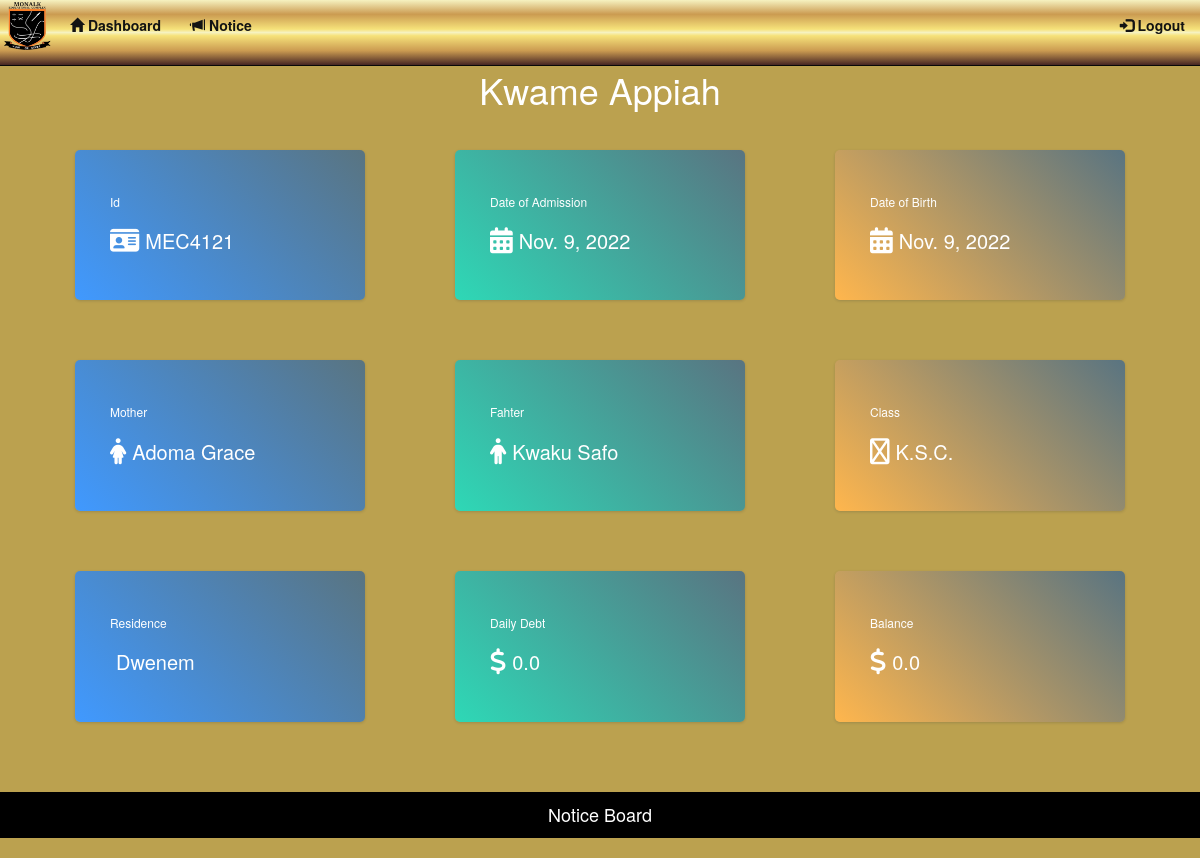
Before: /student/student-homepage/ (signed in) with the older database file.
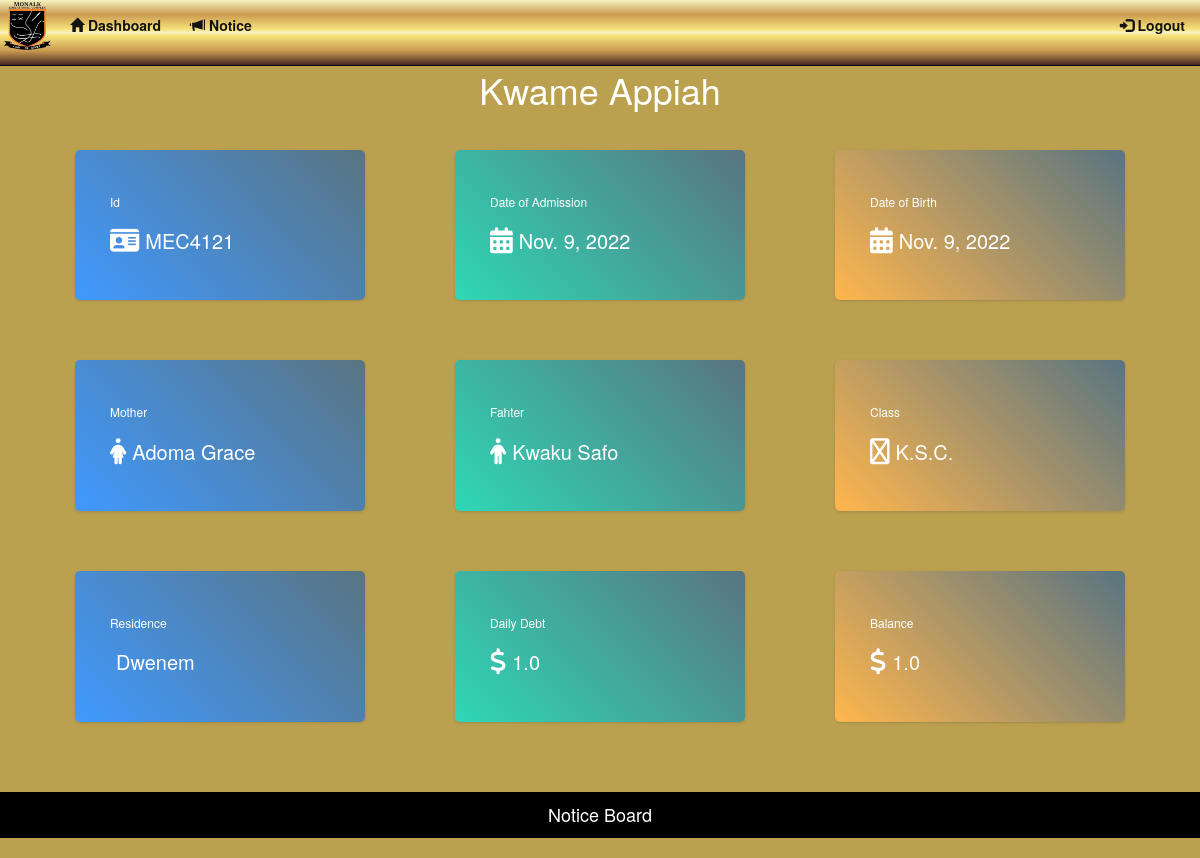
After: the same page with the newer database file.
### students_app/models.py (models this page shows, shortened)
class StudentInfo(models.Model):
    class Meta:
        verbose_name_plural = 'Student Info'
    roll = models.CharField(max_length=10)
    date_of_admission = models.DateField(null=True, blank=True)
    user = models.OneToOneField(User, on_delete=models.CASCADE)
    date_of_birth = models.DateField(null=True, blank=True)
    gender = models.CharField(max_length=45, null=True, choices=GENDER)
    mother = models.CharField(max_length=45, null=True, blank=True)
    father = models.CharField(max_length=45, null=True, blank=True)
    mobile = models.CharField(max_length=40, null=True, blank=True)
    cl = models.CharField(max_length=10, choices=CLASSES, null=True)
    residence = models.CharField(max_length=45, null=True, choices=COMING_FROM)
    fee = models.FloatField(null=True, default=210)
    foodfee = models.FloatField(null=True, blank=True)
    carfee = models.FloatField(null=True, blank=True)
    status = models.BooleanField(default=False)
    checkifpaiddaily = models.BooleanField(default=False)
    checkifpaidterm = models.BooleanField(default=False)
    daily_debt = models.FloatField(null=True, blank=True, default=0)
    daily_balance = models.FloatField(null=True, blank=True, default=0)
    termly_debt = models.FloatField(null=True, blank=True, default=210)
    payment_category = models.CharField(
        max_length=40, choices=PAYMENT_CATEGORY, null=True)
    form_of_transportation = models.CharField(
        max_length=40, choices=FORM_OF_TRANSPORTATION, null=True)
    payment_method = models.CharField(
        max_length=40, choices=PAYMENT_METHOD, null=True)
    troll = models.BooleanField(default=False)
    soap = models.BooleanField(default=False)
    broom = models.BooleanField(default=False)
    passport = models.ImageField(
        blank=True, null=True, upload_to="static/images/passports/")
    @property
    def get_name(self):
        return self.user.first_name+" "+self.user.last_name

### students_app/views.py (the view)
# urls.py: path('student/student-homepage/', student_homepage_view,
def student_homepage_view(request):
    studentdata = StudentInfo.objects.all().filter(
        status=True, user_id=request.user.id)
    notice = Notice.objects.all()
    method = studentdata[0].payment_method == 'School_Fees_Aside'
    print(method)
    context = {
        'name': studentdata[0].get_name,
        'roll': studentdata[0].roll,
        'gender': studentdata[0].gender,
        'mother': studentdata[0].mother,
        'father': studentdata[0].father,
        'residence': studentdata[0].residence,
        'date_of_birth': studentdata[0].date_of_birth,
        'date_of_admission': studentdata[0].date_of_admission,
        'cl': studentdata[0].cl,
        'notice': notice,
        'debt': studentdata[0].daily_debt,
        'balance': studentdata[0].daily_balance,
        'termly_debt': studentdata[0].termly_debt,
        'method': method,
    }
    return render(request, 'student_homepage.html', context)

### students_app/templates/student_homepage.html (shortened to what this page needs)
<!DOCTYPE html>
{% extends 'student_base.html' %}
{% load static %}
{% block content %}
<link rel="stylesheet" href="{% static 'css/admin.css' %}">
<div class="container">
    <div class="row">
      <h1 class="hedy">{{name}}</h1>
      <div class="col-md-4 col-xl-3">
      <div class="card bg-c-blue order-card">
        <div class="card-block">
        <h6 class="m-b-20">Id</h6>
        <h2 class="text-right"><i class="fa-solid fa-id-card f-left"></i></h2>
        <p><span style="font-size: 20px;padding-left: 6px;">{{roll}}</span></p>
        </div>
      </div>
      </div>
      <div class="col-md-4 col-xl-3">
      <div class="card bg-c-green order-card">
        <div class="card-block">
        <h6 class="m-b-20">Date of Admission</h6>
        <h2 class="text-right"><i class="fa-solid fa-calendar-days f-left"></i></h2>
        <p><span style="font-size: 20px;padding-left: 6px;">{{date_of_admission}}</span></p>
        </div>
      </div>
      </div>
      <div class="col-md-4 col-xl-3">
      <div class="card bg-c-yellow order-card">
        <div class="card-block">
        <h6 class="m-b-20">Date of Birth</h6>
        <h2 class="text-right"><i class="fas fa-calendar-days f-left"></i></h2>
        <p><span style="font-size: 20px;padding-left: 6px;">{{date_of_birth}}</span></p>
        </div>
      </div>
      </div>
      <div class="col-md-4 col-xl-3">
      <div class="card bg-c-blue order-card">
        <div class="card-block">
        <h6 class="m-b-20">Mother</h6>
        <h2 class="text-right"><i class="fas fa-person-dress f-left"></i></h2>
        <p><span style="font-size: 20px;padding-left: 6px;">{{mother}}</span></p>
        </div>
      </div>
      </div>
      <div class="col-md-4 col-xl-3">
      <div class="card bg-c-green order-card">
        <div class="card-block">
        <h6 class="m-b-20">Fahter</h6>
        <h2 class="text-right"><i class="fas fa-person f-left"></i></h2>
        <p><span style="font-size: 20px;padding-left: 6px;">{{father}}</span></p>
        </div>
      </div>
      </div>
      <div class="col-md-4 col-xl-3">
      <div class="card bg-c-yellow order-card">
        <div class="card-block">
        <h6 class="m-b-20">Class</h6>
        <h2 class="text-right"><i class="fa-regular fa-chalkboard-user f-left"></i></h2>
        <p><span style="font-size: 20px;padding-left: 6px;">{{cl}}</span></p>
        </div>
      </div>
      </div>
      <div class="col-md-4 col-xl-3">
      <div class="card bg-c-blue order-card">
        <div class="card-block">
        <h6 class="m-b-20">Residence</h6>
        <p><span style="font-size: 20px;padding-left: 6px;">{{residence}}</span></p>
        </div>
      </div>
      </div>
      <div class="col-md-4 col-xl-3">
        <div class="card bg-c-green order-card">
          <div class="card-block">
          <h6 class="m-b-20">Daily Debt</h6>
          <h2 class="text-right"><i class="fas fa-dollar f-left"></i></h2>
          <p><span style="font-size: 20px;padding-left: 6px;">{{debt}}</span></p>
          </div>
        </div>
        </div>
        <div class="col-md-4 col-xl-3">
          <div class="card bg-c-yellow order-card">
            <div class="card-block">
            <h6 class="m-b-20">Balance</h6>
            <h2 class="text-right"><i class="fas fa-dollar f-left"></i></h2>
            <p><span style="font-size: 20px;padding-left: 6px;">{{balance}}</span></p>
            </div>
          </div>
        </div>
    </div>
  </div>
  <br><br>
  <div class="notice">
    <h4>Notice Board</h4>
  </div><br>
{% endblock content %}

### students_app/templates/student_base.html (shortened to what this page needs)
<!DOCTYPE html>
{% load static %}
<html lang="en">
<head>
    <link rel="stylesheet" href="https://cdnjs.cloudflare.com/ajax/libs/twitter-bootstrap/3.3.7/css/bootstrap.css"
 />
    <link rel="stylesheet" href="//cdn.jsdelivr.net/npm/alertifyjs@1.13.1/build/css/alertify.min.css"/>
    <link rel="stylesheet" href="//cdn.jsdelivr.net/npm/alertifyjs@1.13.1/build/css/themes/default.min.css"/>
    <link rel="stylesheet" href="{% static 'css/navbar.css' %}">
    <link rel="stylesheet" href="{% static 'css/style.css' %}">
</head>
<body>
    {% include 'student_navbar.html' %}
    {% block content %}
    {% endblock content %}
</body>
</html>

### students_app/templates/student_navbar.html (shortened to what this page needs)
<!DOCTYPE html>
{% load static %}
<nav class="navbar navbar-inverse sidebarNavigation navbar-fixed-top navbar-custom" data-sidebarclass="navbar-inverse" >
    <div class="container-fluid">
      <div class="navbar-header">
        <a class="navbar-brand" href="{% url 'homepage' %}"><img src="{% static '/images/brand.png' %}" alt="" height="55px" class="mine"></a>
      </div>
      <div class="collapse navbar-collapse" id="myNavbar">
        <ul class="nav navbar-nav">
          <li><a href="{% url 'student-homepage' %}" style="color: #131313"><span class="glyphicon glyphicon-home"></span><b> Dashboard</b></a></li>
          <li><a href="{% url 'notice' %}" style="color: #131313"><span class="glyphicon glyphicon-bullhorn"></span><b> Notice</b></a></li>
        </ul>
        <ul class="nav navbar-nav navbar-right">
          <li><a href="/logout" style="color: #131313"><span class="glyphicon glyphicon-log-in"></span><b> Logout</b></a></li>
        </ul>
      </div>
    </div>
  </nav>

### static/css/navbar.css (style rules this page uses)
body { position:relative; padding-top: 20px; }
.navbar-custom { background: -webkit-linear-gradient( #f6f2c0 0%, #cb9b51 22%, #f6e27a 45%, #f6f2c0 50%, #f6e27a 55%, #cb9b51 78%, #462523 100% ); }
.overlay, .sideMenu { position:fixed; bottom:0 }
.container-fluid { height: 65px; }
.navbar-brand { padding: 0; }
.sideMenu, .sidebarNavigation { z-index:999; margin-bottom:0; }
.sideMenu { left:-100%; top:63px; transition:all ease-in-out .4s; overflow:hidden; width:100%; max-width:50%; }
.sideMenu ul { margin:0; }

### static/css/style.css (style rules this page uses)
body { background: #BBA14F; }

### static/css/admin.css (style rules this page uses)
div.row { margin-left: 0px; margin-right: 0px; margin-top: 30px; }
.card { border-radius: 5px; -webkit-box-shadow: 0 1px 2.94px 0.06px rgba(4, 26, 55, 0.16); box-shadow: 0 1px 2.94px 0.06px rgba(4, 26, 55, 0.16); border: none; margin: 30px; -webkit-transition: all 0.3s ease-in-out; transition: all 0.3s ease-in-out; }
.bg-c-blue { background: linear-gradient(45deg, #4099ff,#597481); }
.bg-c-green { background: linear-gradient(45deg, #2ed8b6, #597481); }
.bg-c-yellow { background: linear-gradient(45deg, #FFB64D, #597481); }
a:link { text-decoration: none; }
.order-card, a { color: #fff; }
.card .card-block { padding: 35px; }
.order-card i { font-size: 26px; }
.f-left { float: left; }
.notice { background: black; color: #fff; padding: 3px; text-align: center; }
h2 { margin-bottom: -1px; }
.hedy { text-align: center; color: #ffffff; position: relative; margin-top: 20px; }
a { text-decoration: none; color: #ffffff; }

Changed rows visible on the page:
changed StudentInfo "MEC4121": daily_debt "0.0" → "1.0"; daily_balance "0.0" → "1.0"
